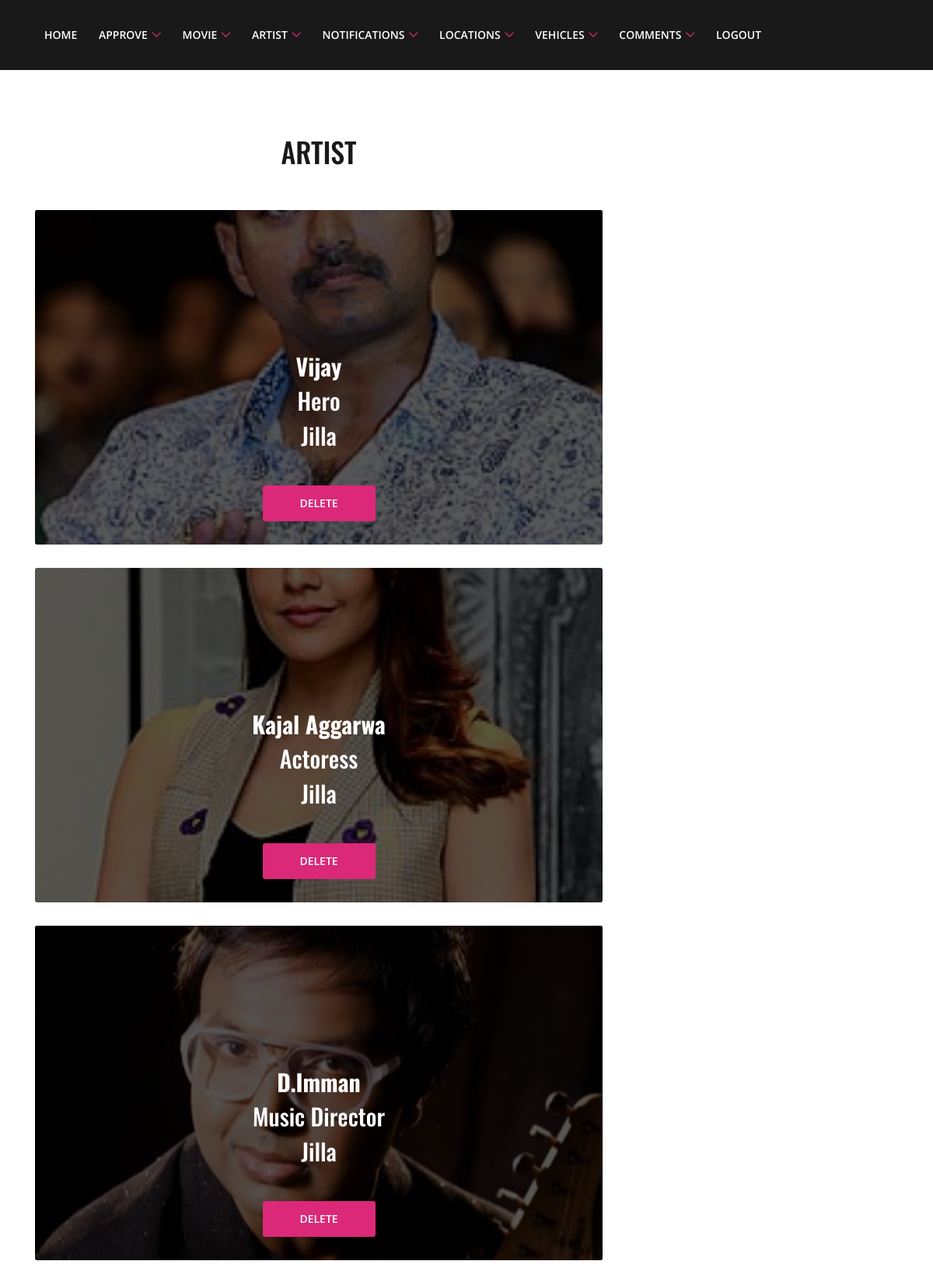
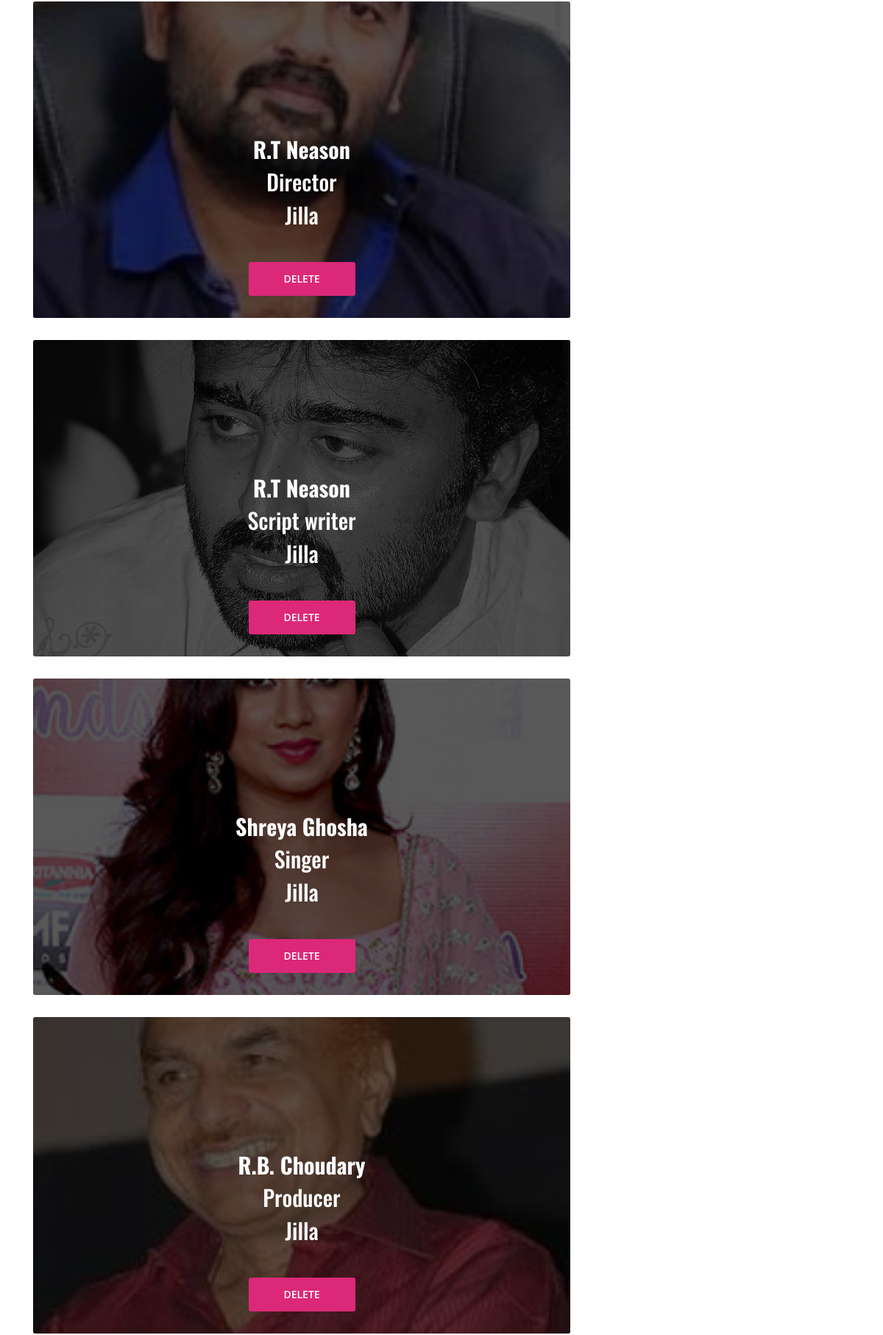
Page /Admin/viewartist.php (upper part) on the committed database (2 pictures, top to bottom).
### tables this page shows
CREATE TABLE IF NOT EXISTS `artist` (
  `artistid` int(100) NOT NULL AUTO_INCREMENT,
  `artisitname` varchar(100) NOT NULL,
  `moviename` varchar(100) NOT NULL,
  `artisttype` varchar(100) NOT NULL,
  `profile` varchar(100) NOT NULL,
  `adesc` varchar(100) DEFAULT NULL,
  PRIMARY KEY (`artistid`)
);

### Admin/viewartist.php (the view, shortened to what this page needs)
<!DOCTYPE html>
<html lang="en">
<head>
    <link rel="stylesheet" href="../style.css">
</head>
<body>
<?php include'header.php';?>
<center>
 <section class="razo-blog-area section-padding-80-0">
        <div class="container">
            <div class="row">
                <div class="col-12 col-md-8">
                    <div class="weekly-news-area mb-50">
                        <div class="section-heading">
                            <h2> Artist</h2>
                        </div>
<?php
require'../connect.php';
$sql = "SELECT * FROM artist";
$rs = mysqli_query($con,$sql);
while($row = mysqli_fetch_assoc($rs))
{
   ECHO'
                    <div class="featured-post-area bg-img bg-overlay mb-30" style="background-image: url(../profile/'.$row['profile'].');">
                            <div class="post-overlay">
                                <div class="post-meta">
                                    <h1 class="post-title"><b>'.$row["artisitname"].'</b></h1>
                                </div>
                                <a href="" class="post-title">'.$row["artisttype"].'</a>
                                <br>
                                <a href="" class="post-title">'.$row["moviename"].'</a><br>
                                 ';
    echo "<br><br><a  href='deleteartist.php?id=".$row['artistid']."' class='btn razo-btn' >Delete</a></div>
                        </div>";
                           }
                        ?>
</center>
   <?php include'footer1.php';?>
</body>

### style.css (style rules this page uses)
* { margin: 0; padding: 0; }
body { font-family: "Open Sans", sans-serif; font-weight: 400; font-size: 14px; position: relative; z-index: auto; }
h1, h2, h3, h4, h5, h6 { font-family: "Oswald", sans-serif; color: #191919; line-height: 1.4; font-weight: 500; }
a, a:active, a:focus, a:hover { font-family: "Open Sans", sans-serif; color: #191919; text-decoration: none; -webkit-transition-duration: 500ms; -o-transition-duration: 500ms; transition-duration: 500ms; outline: none; font-size: 16px; font-weight: 500; }
.bg-overlay { position: relative; z-index: 1; }
.bg-overlay::after { position: absolute; content: ""; height: 100%; width: 100%; top: 0; left: 0; z-index: -1; background-color: rgba(0, 0, 0, 0.65); }
.bg-img { background-position: center center; background-size: cover; background-repeat: no-repeat; }
.mb-30 { margin-bottom: 30px; }
.mb-50 { margin-bottom: 50px; }
.section-padding-80-0 { padding-top: 80px; padding-bottom: 0; }
.section-heading { position: relative; z-index: 1; margin-bottom: 50px; }
.section-heading h2 { font-size: 36px; text-transform: uppercase; margin-bottom: 0; }
.razo-btn { position: relative; z-index: 1; min-width: 145px; height: 46px; line-height: 46px; font-size: 14px; font-weight: 600; display: inline-block; padding: 0 30px; text-align: center; text-transform: uppercase; background-color: #dc2878; color: #ffffff; border: none; border-radius: 3px; -webkit-transition-duration: 500ms; -o-transition-duration: 500ms; transition-duration: 500ms; }
.featured-post-area { position: relative; z-index: 1; width: 100%; height: 430px; overflow: hidden; -webkit-transition-duration: 500ms; -o-transition-duration: 500ms; transition-duration: 500ms; border-radius: 3px; }
.featured-post-area .post-overlay { position: absolute; width: 100%; padding: 30px; z-index: 100; left: 0; bottom: 0; }
.featured-post-area .post-overlay .post-title { font-family: "Oswald", sans-serif; font-size: 30px; color: #ffffff; margin-bottom: 0; }

### css/default-assets/classy-nav.css (style rules this page uses)
.bg-img { background-position: center center; background-size: cover; background-repeat: no-repeat; }

### rows in the picture
artist: profile (picture), artisitname "Vijay", artisttype "Hero", moviename "Jilla"
artist: profile (picture), artisitname "Kajal Aggarwa", artisttype "Actoress", moviename "Jilla"
artist: profile (picture), artisitname "D.Imman", artisttype "Music Director", moviename "Jilla"
artist: profile (picture), artisitname "R.T Neason", artisttype "Director", moviename "Jilla"
artist: profile (picture), artisitname "R.T Neason", artisttype "Script writer", moviename "Jilla"
artist: profile (picture), artisitname "Shreya Ghosha", artisttype "Singer", moviename "Jilla"
artist: profile (picture), artisitname "R.B. Choudary", artisttype "Producer", moviename "Jilla"
